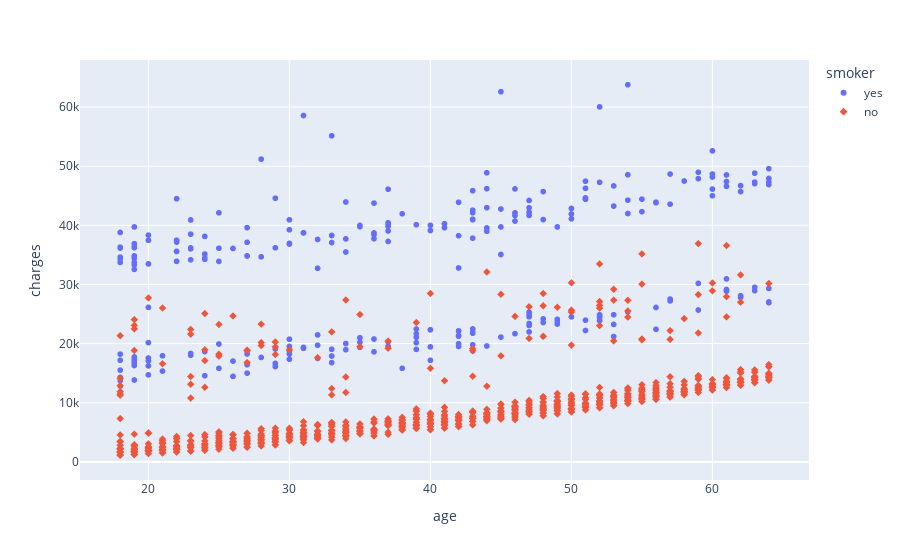

Notebook source saved alongside this figure:
### Code cell
# sns.scatterplot(data=med_df, x="age", y="charges",hue="smoker", palette="deep")
# Using plotly to make interactive graphs
fig = px.scatter(med_df, x="age", y="charges", color="smoker", symbol="smoker")
fig.show()

### Figure 1 — Plotly figure (JSON) as saved in the notebook; plotly's stock layout.template omitted (floating-point values rounded to 4 significant figures; data arrays with more than 128 entries replaced by an {"elided": "..."} marker saying what was removed)
{"data": [{"hovertemplate": "smoker=yes<br>age=%{x}<br>charges=%{y}<extra></extra>", "legendgroup": "yes", "marker": {"color": "#636efa", "symbol": "circle"}, "mode": "markers", "name": "yes", "showlegend": true, "type": "scattergl", "x": {"elided": "274 int values"}, "xaxis": "x", "y": {"elided": "274 float values"}, "yaxis": "y"}, {"hovertemplate": "smoker=no<br>age=%{x}<br>charges=%{y}<extra></extra>", "legendgroup": "no", "marker": {"color": "#EF553B", "symbol": "diamond"}, "mode": "markers", "name": "no", "showlegend": true, "type": "scattergl", "x": {"elided": "1064 int values"}, "xaxis": "x", "y": {"elided": "1064 float values"}, "yaxis": "y"}], "layout": {"legend": {"title": {"text": "smoker"}, "tracegroupgap": 0}, "margin": {"t": 60}, "xaxis": {"anchor": "y", "domain": [0, 1], "title": {"text": "age"}}, "yaxis": {"anchor": "x", "domain": [0, 1], "title": {"text": "charges"}}}}
